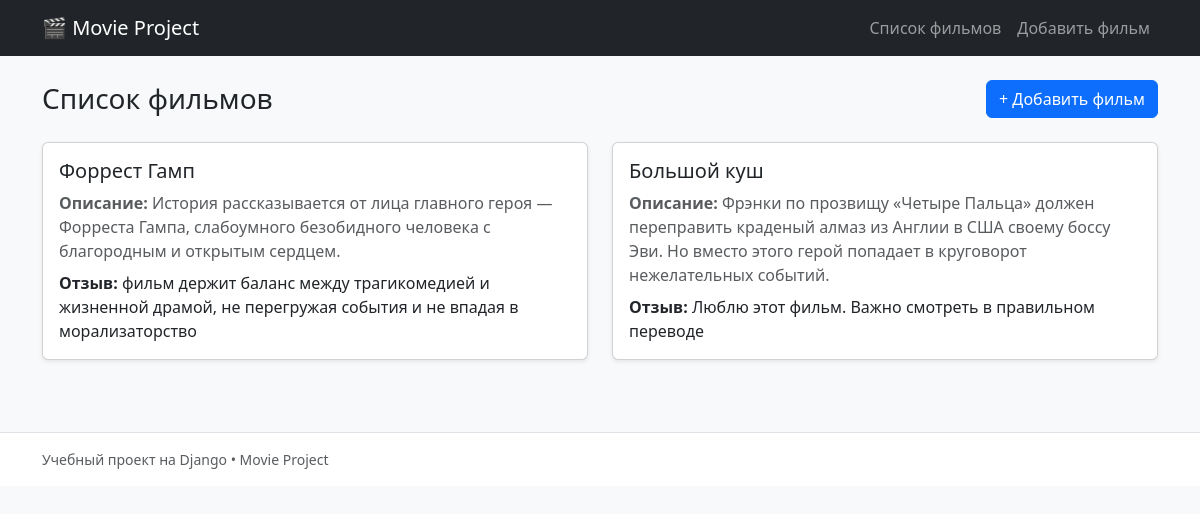
/films/, run on the app's committed database.
### films/models.py (models this page shows, shortened)
class Film(models.Model):
    title = models.CharField("Название фильма", max_length=200)
    description = models.TextField("Описание фильма")
    review = models.TextField("Отзыв")

### films/views.py (the view)
# urls.py: path('', views.films_list, name='films_list'),
def films_list(request):
    films = Film.objects.all().order_by('-id')
    return render(request, 'films/films_list.html', {'films': films})

### films/templates/films/films_list.html (shortened to what this page needs)
{% extends 'films/base.html' %}
{% block content %}
<div class="d-flex align-items-center justify-content-between mb-4">
    <h1 class="h3 mb-0">Список фильмов</h1>
    <a href="{% url 'add_film' %}" class="btn btn-primary">
        + Добавить фильм
    </a>
</div>
{% if films %}
    <div class="row">
        {% for film in films %}
            <div class="col-12 col-md-6 mb-4">
                <div class="card h-100 shadow-sm">
                    <div class="card-body d-flex flex-column">
                        <h5 class="card-title">{{ film.title }}</h5>
                        <p class="text-muted mb-2">
                            <strong>Описание:</strong> {{ film.description }}
                        </p>
                        <p class="mb-0">
                            <strong>Отзыв:</strong> {{ film.review }}
                        </p>
                    </div>
                </div>
            </div>
        {% endfor %}
    </div>
{% else %}
    <div class="alert alert-info">
        Фильмов пока нет. Нажми «Добавить фильм», чтобы создать первую запись.
    </div>
{% endif %}
{% endblock %}

### films/templates/films/base.html (shortened to what this page needs)
{% load static %}
<!DOCTYPE html>
<html lang="ru">
<head>
    <link
        href="https://cdn.jsdelivr.net/npm/bootstrap@5.3.3/dist/css/bootstrap.min.css"
        rel="stylesheet"
    >
</head>
<body class="bg-light">
<nav class="navbar navbar-expand-lg navbar-dark bg-dark">
    <div class="container">
        <a class="navbar-brand" href="{% url 'films_list' %}">🎬 Movie Project</a>
        <div class="collapse navbar-collapse" id="navMenu">
            <ul class="navbar-nav ms-auto">
                <li class="nav-item">
                    <a class="nav-link" href="{% url 'films_list' %}">Список фильмов</a>
                </li>
                <li class="nav-item">
                    <a class="nav-link" href="{% url 'add_film' %}">Добавить фильм</a>
                </li>
            </ul>
        </div>
    </div>
</nav>
<main class="container py-4">
    {% block content %}{% endblock %}
</main>
<footer class="border-top py-3 mt-4 bg-white">
    <div class="container text-muted small">
        Учебный проект на Django • Movie Project
    </div>
</footer>
</body>
</html>

### data on the page
Film: title "Форрест Гамп", description "История рассказывается от лица главного героя — Форреста Гампа, слабоумного безобидного человека с благородным и открытым сердцем.", review "фильм держит баланс между трагикомедией и жизненной драмой, не перегружая события и не впадая в морализаторство"
Film: title "Большой куш", description "Фрэнки по прозвищу «Четыре Пальца» должен переправить краденый алмаз из Англии в США своему боссу Эви. Но вместо этого герой попадает в круговорот нежелательных событий.", review "Люблю этот фильм. Важно смотреть в правильном переводе"
